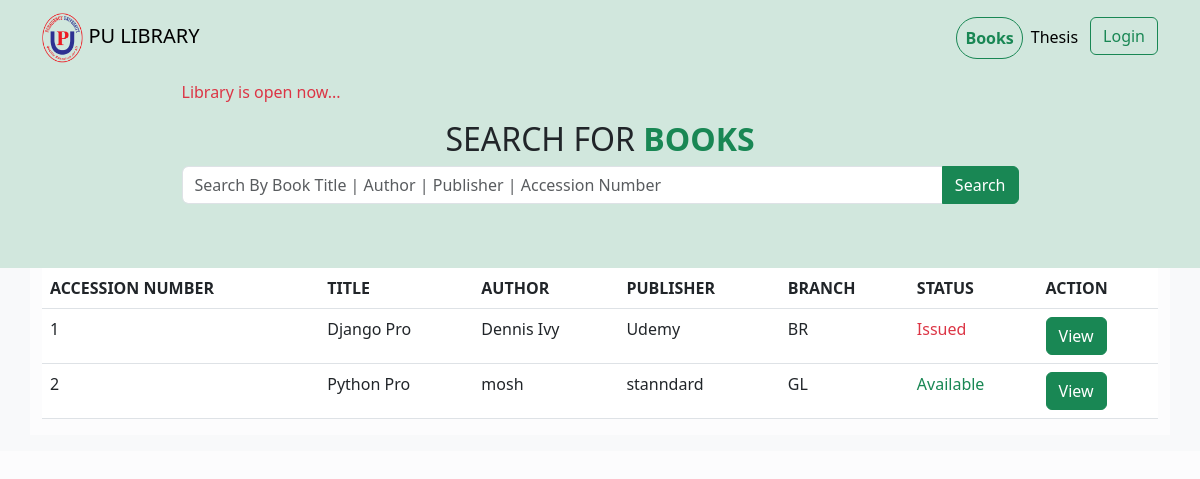
/books/, run on an earlier commit of the app's database.
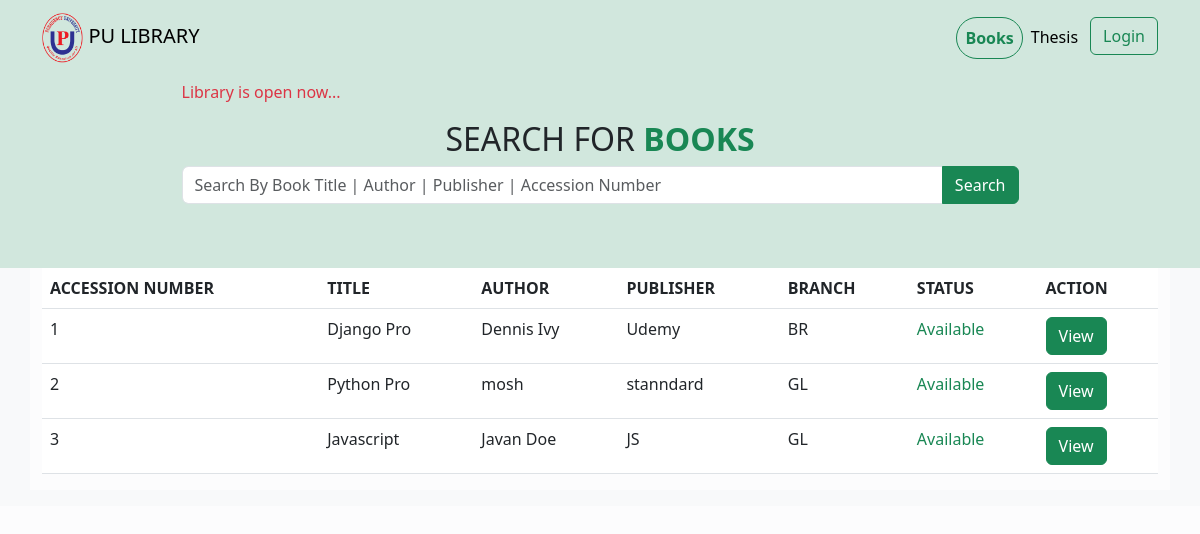
And on a later commit of the database.
### library/models.py (models this page shows, shortened)
class Book(models.Model):
    BRANCH_CHOICE = [
        ('GULSHAN', 'Gulshan'),
        ('BARIDAHRA', 'Baridhara'),
        ('BANANI', 'Banani'),
    ]
    accession_number = models.PositiveIntegerField(
        validators=[MinValueValidator(1), MaxValueValidator(99999)], unique=True)
    title = models.CharField(max_length=255)
    author = models.CharField(max_length=255)
    publication = models.CharField(max_length=255, null=True, blank=True)
    category = models.CharField(max_length=255, null=True, blank=True)
    publish_year = models.PositiveIntegerField(
        validators=[MinValueValidator(1), MaxValueValidator(9999)], null=True, blank=True)
    edition = models.CharField(max_length=255, null=True, blank=True)
    ISBN = models.CharField(max_length=13, null=True, blank=True)
    call_number = models.CharField(max_length=255, null=True, blank=True)
    price = models.DecimalField(
        max_digits=10, decimal_places=2, null=True, blank=True)
    page = models.PositiveIntegerField()
    branch = models.CharField(
        max_length=10, choices=BRANCH_CHOICE, default='GULSHAN', blank=True, null=True)
    location = models.CharField(max_length=255, null=True, blank=True)
    tags = models.CharField(max_length=255, null=True, blank=True)
    cover_photo = models.ImageField(
        default='default-book.png', blank=True, null=True)
    created_at = models.DateTimeField(auto_now_add=True)
    last_updated = models.DateTimeField(auto_now=True)
    id = models.UUIDField(default=uuid.uuid4, unique=True,
                          primary_key=True, editable=False)
    class Meta:
        ordering = ['accession_number']

### library/views.py (the view)
# urls.py: path("books/", views.books, name="books"),
def books(request):
    books, search_query = bookSearch(request)
    issued_books = BookIssue.objects.values_list('book_id', flat=True)
    notice = NoticeBoard.objects.all()[0]
    books, custom_range, paginator = paginateBooks(request, books, 10)
    context = {
        'books': books,
        'issued_books': issued_books,
        'notice': notice,
        'search_query': search_query,
        'custom_range': custom_range,
        'paginator': paginator
    }
    return render(request, 'library/books.html', context)

### library/utils.py (called while the page is built)
def bookSearch(request):
    search_query = ''
    if request.GET.get('search_query'):
        search_query = request.GET.get('search_query')
    books = Book.objects.filter(
        Q(title__icontains=search_query) |
        Q(author__icontains=search_query) |
        Q(publication__icontains=search_query) |
        Q(accession_number__icontains=search_query)
    )
    return books, search_query

def paginateBooks(request, books, results):
    page = request.GET.get('page')
    paginator = Paginator(books, results)
    try:
        books = paginator.page(page)
    except PageNotAnInteger:
        page = 1
        books = paginator.page(page)
    except EmptyPage:
        page = paginator.num_pages
        books = paginator.page(page)
    leftIndex = (int(page)-4)
    if leftIndex < 1:
        leftIndex = 1
    rightIndex = (int(page)+5)
    if rightIndex > paginator.num_pages:
        rightIndex = paginator.num_pages + 1
    custom_range = range(leftIndex, rightIndex)
    return books, custom_range, paginator

### library/templates/library/books.html (shortened to what this page needs)
{% extends 'main.html' %}
{% block content %}
<div class=" bg-success-subtle">
    <div class='container text-center pb-5'>
        <div class='d-flex w-75 m-auto pb-3 notice-board'>
            <marquee class='mt-1 text-danger'>{{notice.notice}} </marquee>
        </div>
        <h2>SEARCH FOR <span class='text-success' style="font-weight: 800;">BOOKS</span></h2>
        <form id="searchForm" action="{% url 'books' %}" method='get'>
            <div class="input-group w-75 m-auto mb-3">
                <input type="text" class="form-control" placeholder="Search By Book Title | Author | Publisher | Accession Number" aria-label="Recipient's username" aria-describedby="button-addon2" name='search_query' value={{search_query}}>
                <button class="btn  btn-success" type="submit" id="button-addon2">Search</button>
            </div>
        </form>
    </div>
</div>
<div class=' bg-light pb-3'>
    <div class="container bg-light-subtle table-responsive">
        <table class="table table-hover">
            <thead>
                <tr>
                    <th>ACCESSION NUMBER</th>
                    <th>TITLE</th>
                    <th>AUTHOR</th>
                    <th>PUBLISHER</th>
                    <th>BRANCH</th>
                    <th>STATUS</th>
                    <th>ACTION</th>
                </tr>
            </thead>
            <tbody>
                {% for book in books %}
                <tr>
                    <td>{{ book.accession_number }}</td>
                    <td>{{ book.title }}</td>
                    <td>{{ book.author }}</td>
                    <td>{{ book.publication }}</td>
                    <td>{{ book.branch }}</td>
                    <td>
                        {% if book.id in issued_books %}
                            <span class="text-danger">Issued</span>
                        {% else %}
                            <span class="text-success">Available</span>
                        {% endif %}
                    </td>
                    <td><a class="btn btn-success" href="{% url 'book' book.id %}">View</a></td>
                </tr>
                {% endfor %}
            </tbody>
        </table>
    </div>
</div>
{% endblock content %}

What changed in the data, as far as the page shows it:
computed for Book "Django Pro": text "Issued" → "Available"
added Book: accession_number "3", title "Javascript", author "Javan Doe", publication "JS", branch "GL", shows "Available"
